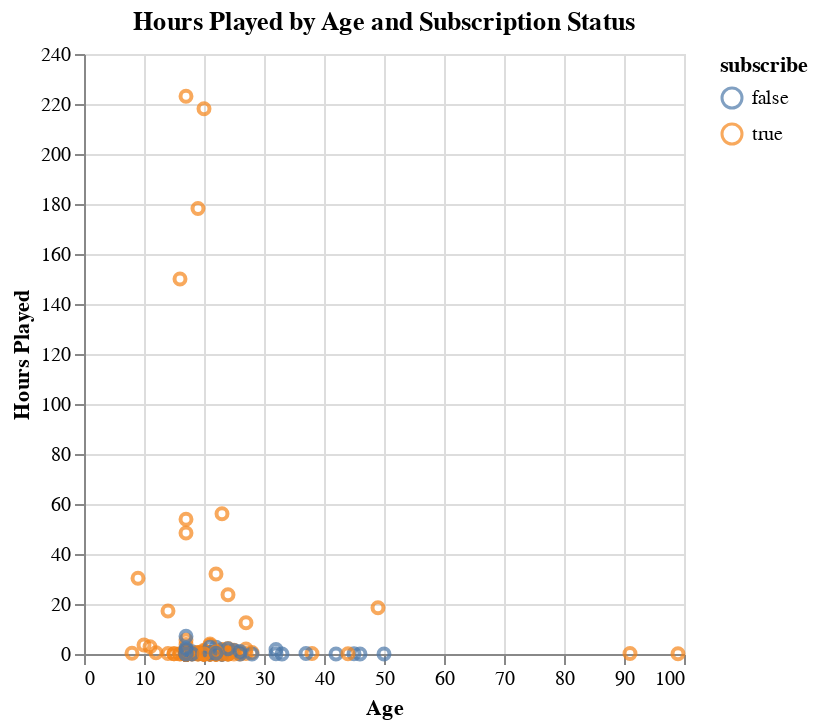

The cell this chart's notebook holds for it:
### Code cell
hours_age_plot = alt.Chart(game_tidy).mark_point().encode(
    x=alt.X("age").title("Age"),
    y=alt.Y("played_hours").title("Hours Played"),
    color=alt.Color("subscribe:N")
).properties(title="Hours Played by Age and Subscription Status"
)
hours_age_plot

### Figure 1 — Vega-Lite specification as saved in the notebook (floating-point values rounded to 4 significant figures; data arrays with more than 128 entries replaced by an {"elided": "..."} marker saying what was removed)
{"config": {"view": {"continuousWidth": 300, "continuousHeight": 300}}, "data": {"name": "data-5e2649ba98d454ea9b870a0373647ede"}, "mark": {"type": "point"}, "encoding": {"color": {"field": "subscribe", "type": "nominal"}, "x": {"field": "age", "title": "Age", "type": "quantitative"}, "y": {"field": "played_hours", "title": "Hours Played", "type": "quantitative"}}, "title": "Hours Played by Age and Subscription Status", "$schema": "https://vega.github.io/schema/vega-lite/v5.20.1.json", "datasets": {"data-5e2649ba98d454ea9b870a0373647ede": {"elided": "196 records"}}}
